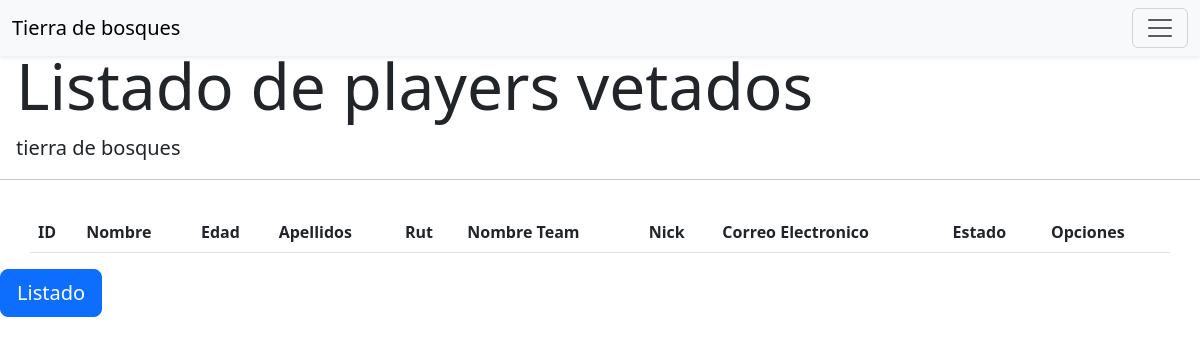
/vetado/, run on an earlier commit of the app's database.
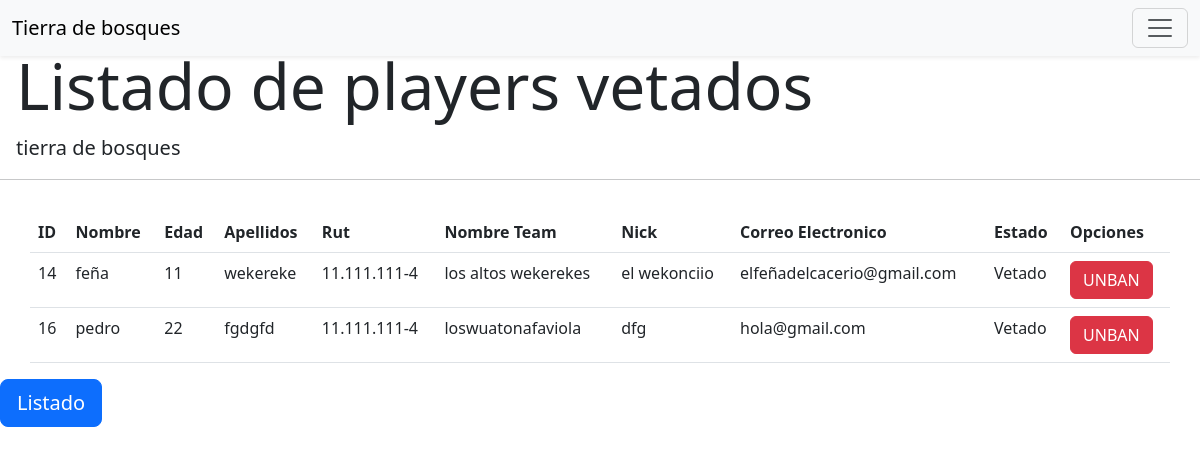
And on a later commit of the database.
### airsoftcqb/models.py (models this page shows)
class Player(models.Model):
    idPlayer = models.AutoField(primary_key=True)
    nombre = models.CharField(max_length=50)
    edad = models.CharField(max_length=10)
    apellidos = models.CharField(max_length=15)
    rut = models.CharField(max_length=15)
    nombreTeam = models.CharField(max_length=50, verbose_name = 'Nombre Team')
    nick = models.CharField(max_length=50)
    correo = models.CharField(max_length=50)
    idRolPlayer = models.ForeignKey(RolPlayer, null = True, blank = True, verbose_name = 'rolPlayer', on_delete = models.CASCADE)
    idEquipo = models.ForeignKey(Equipo, null = True, blank = True, verbose_name = 'equipo', on_delete = models.CASCADE)
    idEstado = models.ForeignKey(Estado, null = True, blank = True, verbose_name = 'estado', on_delete = models.CASCADE)

class Estado(models.Model):
    idEstado = models.AutoField(primary_key=True)
    nombreEstado = models.CharField(max_length=50)
    def estadosJugador(self):
        return "{}".format(self.nombreEstado)
    def __str__(self):
        return self.estadosJugador()

### airsoftcqb/views.py (the view)
# urls.py: path('vetado/',vetado,name='vetado'),
def vetado(request):
    vetadi = Player.objects.filter(idEstado = 2)
    data = {'vetadi': vetadi}
    return render(request, 'templatesairsoftcqb/vetado.html', data )

### templates/templatesairsoftcqb/vetado.html (shortened to what this page needs)
<!DOCTYPE html>
{% load static %}
<html lang="en">
<head>
  <link href="https://cdn.jsdelivr.net/npm/bootstrap@5.3.0-alpha3/dist/css/bootstrap.min.css" rel="stylesheet">
</head>
<body>
  <nav class="navbar bg-body-tertiary fixed-top shadow-sm">
    <div class="container-fluid">
      <a class="navbar-brand" href="{% url 'home' %}">Tierra de bosques</a>
      <button class="navbar-toggler" type="button" data-bs-toggle="offcanvas" data-bs-target="#offcanvasNavbar" aria-controls="offcanvasNavbar" aria-label="Toggle navigation">
        <span class="navbar-toggler-icon"></span>
      </button>
    </div>
  </nav>
  <br>
  <br>
    <div class="jumbotron">
        <h1 class="display-3 px-3">Listado de players vetados</h1>
        <p class="lead px-3"> tierra de bosques</p>
        <hr class="my-2">
        <br>
        <table class="container table">
          <thead>
            <tr>
              <th scope="col">ID</th>
              <th scope="col">Nombre</th>
              <th scope="col">Edad</th>
              <th scope="col">Apellidos</th>
              <th scope="col">Rut</th>
              <th scope="col">Nombre Team</th>
              <th scope="col">Nick</th>
              <th scope="col">Correo Electronico</th>
              <th scope="col">Estado</th>
              <th scope="col">Opciones</th>
            </tr>
          </thead>
          <tbody>
            {% for i in vetadi %}
            <tr>
              <td>{{i.idPlayer}}</td>
              <td>{{i.nombre}}</td>
              <td>{{i.edad}}</td>
              <td>{{i.apellidos}}</td>
              <td>{{i.rut}}</td>
              <td>{{i.nombreTeam}}</td>
              <td>{{i.nick}}</td>
              <td>{{i.correo}}</td>
              <td>{{i.idEstado}}</td>
              <td>
                <a class="btn btn-danger" href="unban/{{i.idPlayer}}/{{ 2 }}">UNBAN</a>
            </td>
            </tr>
            {% endfor %}
          </tbody>
        </table>
          <a class="btn btn-primary btn-lg " href="{% url 'listado' %}" role="button">Listado</a>
    </div>
</body>
</html>

What changed in the data, as far as the page shows it:
added Player: idPlayer "14", nombre "feña", edad "11", apellidos "wekereke", rut "11.111.111-4", nombreTeam "los altos wekerekes", nick "el wekonciio", correo "elfeñadelcacerio@gmail.com", idEstado "Vetado"
added Player: idPlayer "16", nombre "pedro", edad "22", apellidos "fgdgfd", rut "11.111.111-4", nombreTeam "loswuatonafaviola", nick "dfg", correo "hola@gmail.com", idEstado "Vetado"
